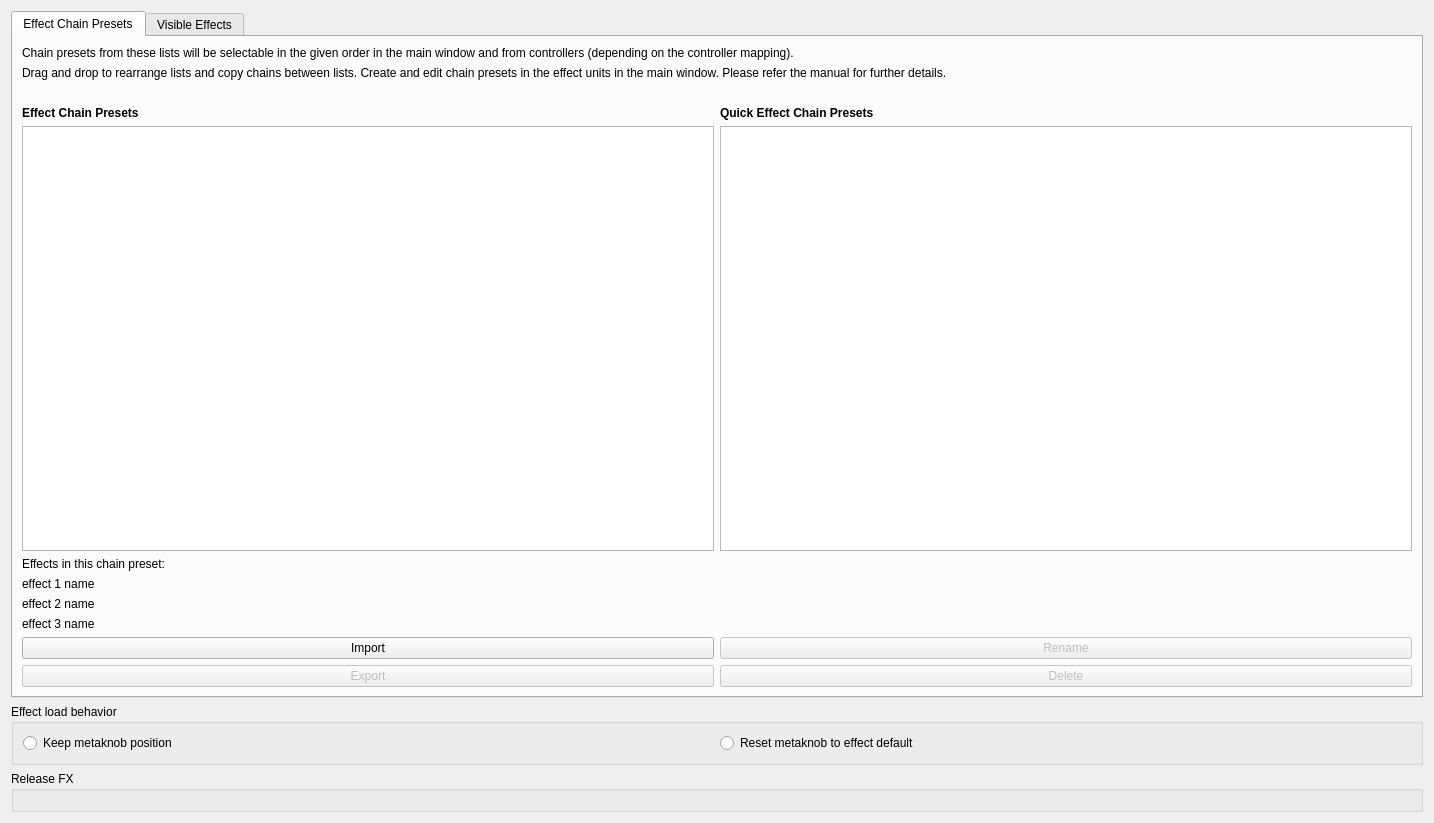
<?xml version="1.0" encoding="UTF-8"?>
<ui version="4.0">
 <class>DlgPrefEffectsDlg</class>
 <widget class="QWidget" name="DlgPrefEffectsDlg">
  <property name="geometry">
   <rect>
    <x>0</x>
    <y>0</y>
    <width>1434</width>
    <height>823</height>
   </rect>
  </property>
  <property name="sizePolicy">
   <sizepolicy hsizetype="Ignored" vsizetype="Preferred">
    <horstretch>0</horstretch>
    <verstretch>0</verstretch>
   </sizepolicy>
  </property>
  <property name="windowTitle">
   <string>Effects Preferences</string>
  </property>
  <layout class="QVBoxLayout" name="verticalLayout">
   <item>
    <widget class="QTabWidget" name="effectsTabs">
     <property name="sizePolicy">
      <sizepolicy hsizetype="Ignored" vsizetype="MinimumExpanding">
       <horstretch>0</horstretch>
       <verstretch>0</verstretch>
      </sizepolicy>
     </property>
     <property name="currentIndex">
      <number>0</number>
     </property>

     <widget class="QWidget" name="chainPresetsTab">
      <property name="sizePolicy">
       <sizepolicy hsizetype="Ignored" vsizetype="Preferred">
        <horstretch>0</horstretch>
        <verstretch>0</verstretch>
       </sizepolicy>
      </property>
      <attribute name="title">
       <string>Effect Chain Presets</string>
      </attribute>
      <layout class="QGridLayout" name="chainPresetGridLayout">
       <item row="1" column="0" colspan="2">
        <widget class="QLabel" name="chainPresetsTabHeader">
         <property name="sizePolicy">
          <sizepolicy hsizetype="Preferred" vsizetype="Minimum">
           <horstretch>0</horstretch>
           <verstretch>0</verstretch>
          </sizepolicy>
         </property>
         <property name="text">
          <string>Drag and drop to rearrange lists and copy chains between lists. Create and edit chain presets in the effect units in the main window. Please refer the manual for further details.</string>
         </property>
         <property name="wordWrap">
          <bool>true</bool>
         </property>
        </widget>
       </item>
       <item row="0" column="0" colspan="2">
        <widget class="QLabel" name="presetListControllerLabel">
         <property name="text">
          <string>Chain presets from these lists will be selectable in the given order in the main window and from controllers (depending on the controller mapping).</string>
         </property>
         <property name="wordWrap">
          <bool>true</bool>
         </property>
        </widget>
       </item>
       <item row="7" column="0">
        <widget class="QLabel" name="label">
         <property name="text">
          <string/>
         </property>
        </widget>
       </item>
       <item row="8" column="0">
        <widget class="QLabel" name="chainPresetsLabel">
         <property name="sizePolicy">
          <sizepolicy hsizetype="Preferred" vsizetype="Minimum">
           <horstretch>0</horstretch>
           <verstretch>0</verstretch>
          </sizepolicy>
         </property>
         <property name="font">
          <font>
           <weight>75</weight>
           <bold>true</bold>
          </font>
         </property>
         <property name="text">
          <string>Effect Chain Presets</string>
         </property>
         <property name="topMargin" stdset="0">
          <number>6</number>
         </property>
        </widget>
       </item>
       <item row="9" column="1">
        <widget class="QListView" name="quickEffectListView">
         <property name="sizePolicy">
          <sizepolicy hsizetype="Expanding" vsizetype="Expanding">
           <horstretch>0</horstretch>
           <verstretch>0</verstretch>
          </sizepolicy>
         </property>
        </widget>
       </item>
       <item row="10" column="0" colspan="2">
        <layout class="QVBoxLayout" name="chainDetailsVBoxLayout">
         <item>
          <widget class="QLabel" name="effectsInChainHeader">
           <property name="text">
            <string>Effects in this chain preset:</string>
           </property>
          </widget>
         </item>
         <item>
          <widget class="QLabel" name="effect1Name">
           <property name="text">
            <string>effect 1 name</string>
           </property>
          </widget>
         </item>
         <item>
          <widget class="QLabel" name="effect2Name">
           <property name="text">
            <string>effect 2 name</string>
           </property>
          </widget>
         </item>
         <item>
          <widget class="QLabel" name="effect3Name">
           <property name="text">
            <string>effect 3 name</string>
           </property>
          </widget>
         </item>
         <item>
          <layout class="QHBoxLayout" name="chainButtonsTopRow">
           <item>
            <widget class="QPushButton" name="chainPresetImportButton">
             <property name="text">
              <string>Import</string>
             </property>
             <attribute name="buttonGroup">
              <string notr="true">buttonGroupPresetActions</string>
             </attribute>
            </widget>
           </item>
           <item>
            <widget class="QPushButton" name="chainPresetRenameButton">
             <property name="enabled">
              <bool>false</bool>
             </property>
             <property name="text">
              <string>Rename</string>
             </property>
             <attribute name="buttonGroup">
              <string notr="true">buttonGroupPresetActions</string>
             </attribute>
            </widget>
           </item>
          </layout>
         </item>
         <item>
          <layout class="QHBoxLayout" name="chainButtonsBottomRow">
           <item>
            <widget class="QPushButton" name="chainPresetExportButton">
             <property name="enabled">
              <bool>false</bool>
             </property>
             <property name="text">
              <string>Export</string>
             </property>
             <attribute name="buttonGroup">
              <string notr="true">buttonGroupPresetActions</string>
             </attribute>
            </widget>
           </item>
           <item>
            <widget class="QPushButton" name="chainPresetDeleteButton">
             <property name="enabled">
              <bool>false</bool>
             </property>
             <property name="text">
              <string>Delete</string>
             </property>
             <attribute name="buttonGroup">
              <string notr="true">buttonGroupPresetActions</string>
             </attribute>
            </widget>
           </item>
          </layout>
         </item>
        </layout>
       </item>
       <item row="8" column="1">
        <widget class="QLabel" name="quickEffectChainPresetsLabel">
         <property name="sizePolicy">
          <sizepolicy hsizetype="Preferred" vsizetype="Minimum">
           <horstretch>0</horstretch>
           <verstretch>0</verstretch>
          </sizepolicy>
         </property>
         <property name="font">
          <font>
           <weight>75</weight>
           <bold>true</bold>
          </font>
         </property>
         <property name="text">
          <string>Quick Effect Chain Presets</string>
         </property>
         <property name="topMargin" stdset="0">
          <number>6</number>
         </property>
        </widget>
       </item>
       <item row="9" column="0">
        <widget class="QListView" name="chainListView">
         <property name="sizePolicy">
          <sizepolicy hsizetype="Expanding" vsizetype="Expanding">
           <horstretch>0</horstretch>
           <verstretch>0</verstretch>
          </sizepolicy>
         </property>
        </widget>
       </item>
      </layout>
     </widget>

     <widget class="QWidget" name="visibleEffectsTab">
      <property name="sizePolicy">
       <sizepolicy hsizetype="Ignored" vsizetype="Preferred">
        <horstretch>0</horstretch>
        <verstretch>0</verstretch>
       </sizepolicy>
      </property>
      <attribute name="title">
       <string>Visible Effects</string>
      </attribute>
      <layout class="QHBoxLayout" name="horizontalLayout">
       <item>
        <layout class="QGridLayout" name="effectsTablesGridLayout">
         <item row="0" column="0" colspan="3">
          <widget class="QLabel" name="effectsTablesHeaderLabel">
           <property name="text">
            <string>Drag and drop to rearrange lists and show or hide effects.</string>
           </property>
          </widget>
         </item>
         <item row="1" column="0">
          <widget class="QLabel" name="visibleEffectsTableLabel">
           <property name="font">
            <font>
             <weight>75</weight>
             <bold>true</bold>
            </font>
           </property>
           <property name="text">
            <string>Visible Effects</string>
           </property>
           <property name="topMargin" stdset="0">
            <number>6</number>
           </property>
          </widget>
         </item>
         <item row="1" column="2">
          <widget class="QLabel" name="hiddenEffectsTableLabel">
           <property name="font">
            <font>
             <weight>75</weight>
             <bold>true</bold>
            </font>
           </property>
           <property name="text">
            <string>Hidden Effects</string>
           </property>
           <property name="topMargin" stdset="0">
            <number>6</number>
           </property>
          </widget>
         </item>

         <item row="2" column="0">
          <widget class="QTableView" name="visibleEffectsTableView"/>
         </item>

         <item row="2" column="1">
          <layout class="QVBoxLayout" name="moveButtonslayout">
           <item>
            <spacer name="hideShowVSpacerTop">
             <property name="orientation">
              <enum>Qt::Vertical</enum>
             </property>
             <property name="sizePolicy">
              <sizepolicy hsizetype="Fixed" vsizetype="Preferred">
               <horstretch>0</horstretch>
               <verstretch>0</verstretch>
              </sizepolicy>
             </property>
             <property name="fixedSize">
              <size>
               <width>20</width>
               <height>60</height>
              </size>
             </property>
            </spacer>
           </item>

           <item>
            <widget class="QPushButton" name="hideButton">
             <property name="text">
              <string>❯</string>
             </property>
             <property name="sizePolicy">
              <sizepolicy hsizetype="Fixed" vsizetype="Preferred">
               <horstretch>0</horstretch>
               <verstretch>0</verstretch>
              </sizepolicy>
             </property>
             <property name="fixedSize">
              <size>
               <width>20</width>
               <height>40</height>
              </size>
             </property>
            </widget>
           </item>

           <item>
            <widget class="QPushButton" name="unhideButton">
             <property name="text">
              <string>❮</string>
             </property>
             <property name="sizePolicy">
              <sizepolicy hsizetype="Fixed" vsizetype="Preferred">
               <horstretch>0</horstretch>
               <verstretch>0</verstretch>
              </sizepolicy>
             </property>
             <property name="fixedSize">
              <size>
               <width>20</width>
               <height>40</height>
              </size>
             </property>
            </widget>
           </item>

           <item>
            <spacer name="hideShowVSpacerBottom">
             <property name="orientation">
              <enum>Qt::Vertical</enum>
             </property>
             <property name="sizeHint" stdset="0">
              <size>
               <width>20</width>
               <height>40</height>
              </size>
             </property>
            </spacer>
           </item>

          </layout>
         </item>

         <item row="2" column="2">
          <widget class="QTableView" name="hiddenEffectsTableView"/>
         </item>

         <item row="3" column="0" colspan="3">
          <widget class="QGroupBox" name="groupBox">
           <property name="sizePolicy">
            <sizepolicy hsizetype="Minimum" vsizetype="Minimum">
             <horstretch>0</horstretch>
             <verstretch>0</verstretch>
            </sizepolicy>
           </property>
           <property name="title">
            <string>Effect Info</string>
           </property>
           <layout class="QGridLayout" name="gridLayout">
            <item row="0" column="0">
             <widget class="QLabel" name="effectNameLabel">
              <property name="sizePolicy">
               <sizepolicy hsizetype="Minimum" vsizetype="Preferred">
                <horstretch>0</horstretch>
                <verstretch>0</verstretch>
               </sizepolicy>
              </property>
              <property name="text">
               <string>Name:</string>
              </property>
              <property name="alignment">
               <set>Qt::AlignRight|Qt::AlignTop|Qt::AlignTrailing</set>
              </property>
             </widget>
            </item>
            <item row="0" column="1">
             <widget class="QLabel" name="effectName">
              <property name="sizePolicy">
               <sizepolicy hsizetype="MinimumExpanding" vsizetype="Preferred">
                <horstretch>0</horstretch>
                <verstretch>0</verstretch>
               </sizepolicy>
              </property>
              <property name="text">
               <string notr="true">(effect name)</string>
              </property>
              <property name="wordWrap">
               <bool>true</bool>
              </property>
             </widget>
            </item>
            <item row="1" column="0">
             <widget class="QLabel" name="effectVersionLabel">
              <property name="sizePolicy">
               <sizepolicy hsizetype="Minimum" vsizetype="Preferred">
                <horstretch>0</horstretch>
                <verstretch>0</verstretch>
               </sizepolicy>
              </property>
              <property name="text">
               <string>Version:</string>
              </property>
              <property name="alignment">
               <set>Qt::AlignRight|Qt::AlignTop|Qt::AlignTrailing</set>
              </property>
             </widget>
            </item>
            <item row="1" column="1">
             <widget class="QLabel" name="effectVersion">
              <property name="sizePolicy">
               <sizepolicy hsizetype="MinimumExpanding" vsizetype="Preferred">
                <horstretch>0</horstretch>
                <verstretch>0</verstretch>
               </sizepolicy>
              </property>
              <property name="text">
               <string notr="true">(effect version)</string>
              </property>
              <property name="wordWrap">
               <bool>true</bool>
              </property>
             </widget>
            </item>
            <item row="2" column="0">
             <widget class="QLabel" name="effectTypeLabel">
              <property name="sizePolicy">
               <sizepolicy hsizetype="Minimum" vsizetype="Preferred">
                <horstretch>0</horstretch>
                <verstretch>0</verstretch>
               </sizepolicy>
              </property>
              <property name="text">
               <string>Type:</string>
              </property>
              <property name="alignment">
               <set>Qt::AlignRight|Qt::AlignTop|Qt::AlignTrailing</set>
              </property>
             </widget>
            </item>
            <item row="2" column="1">
             <widget class="QLabel" name="effectType">
              <property name="sizePolicy">
               <sizepolicy hsizetype="MinimumExpanding" vsizetype="Preferred">
                <horstretch>0</horstretch>
                <verstretch>0</verstretch>
               </sizepolicy>
              </property>
              <property name="text">
               <string notr="true">(effect type)</string>
              </property>
              <property name="wordWrap">
               <bool>true</bool>
              </property>
             </widget>
            </item>
            <item row="3" column="0">
             <widget class="QLabel" name="effectAuthorLabel">
              <property name="sizePolicy">
               <sizepolicy hsizetype="Minimum" vsizetype="Preferred">
                <horstretch>0</horstretch>
                <verstretch>0</verstretch>
               </sizepolicy>
              </property>
              <property name="text">
               <string>Author:</string>
              </property>
              <property name="alignment">
               <set>Qt::AlignRight|Qt::AlignTop|Qt::AlignTrailing</set>
              </property>
             </widget>
            </item>
            <item row="3" column="1">
             <widget class="QLabel" name="effectAuthor">
              <property name="sizePolicy">
               <sizepolicy hsizetype="MinimumExpanding" vsizetype="Preferred">
                <horstretch>0</horstretch>
                <verstretch>0</verstretch>
               </sizepolicy>
              </property>
              <property name="text">
               <string notr="true">(effect author)</string>
              </property>
              <property name="wordWrap">
               <bool>true</bool>
              </property>
             </widget>
            </item>
            <item row="4" column="0">
             <widget class="QLabel" name="effectDescriptionLabel">
              <property name="sizePolicy">
               <sizepolicy hsizetype="Minimum" vsizetype="Preferred">
                <horstretch>0</horstretch>
                <verstretch>0</verstretch>
               </sizepolicy>
              </property>
              <property name="text">
               <string>Description:</string>
              </property>
              <property name="alignment">
               <set>Qt::AlignRight|Qt::AlignTop|Qt::AlignTrailing</set>
              </property>
             </widget>
            </item>
            <item row="4" column="1">
             <widget class="QLabel" name="effectDescription">
              <property name="sizePolicy">
               <sizepolicy hsizetype="MinimumExpanding" vsizetype="Preferred">
                <horstretch>0</horstretch>
                <verstretch>0</verstretch>
               </sizepolicy>
              </property>
              <property name="text">
               <string notr="true">(effect description)</string>
              </property>
              <property name="wordWrap">
               <bool>true</bool>
              </property>
             </widget>
            </item>
           </layout>
          </widget>
         </item>
        </layout>
       </item>
      </layout>
     </widget>
    </widget>
   </item>

   <item>
    <widget class="QGroupBox" name="groupMetaKnobOption">
     <property name="title">
      <string>Effect load behavior</string>
     </property>
     <layout class="QHBoxLayout" name="horizontalLayoutMetaKnob">
      <item>
       <widget class="QRadioButton" name="radioButtonKeepMetaknobPosition">
        <property name="text">
         <string>Keep metaknob position</string>
        </property>
        <attribute name="buttonGroup">
         <string notr="true">buttonGroupMetaKnob</string>
        </attribute>
       </widget>
      </item>
      <item>
       <widget class="QRadioButton" name="radioButtonMetaknobLoadDefault">
        <property name="text">
         <string>Reset metaknob to effect default</string>
        </property>
        <attribute name="buttonGroup">
         <string notr="true">buttonGroupMetaKnob</string>
        </attribute>
       </widget>
      </item>
     </layout>
    </widget>
   </item>

   <item>
    <widget class="QGroupBox" name="groupReleaseFx">
     <property name="title">
      <string>Release FX</string>
     </property>
     <layout class="QVBoxLayout" name="verticalLayoutReleaseFx"/>
    </widget>
   </item>

  </layout>
 </widget>
 <tabstops>
  <tabstop>chainListView</tabstop>
  <tabstop>quickEffectListView</tabstop>
  <tabstop>visibleEffectsTableView</tabstop>
  <tabstop>hiddenEffectsTableView</tabstop>
  <tabstop>hideButton</tabstop>
  <tabstop>unhideButton</tabstop>
  <tabstop>chainPresetImportButton</tabstop>
  <tabstop>chainPresetExportButton</tabstop>
  <tabstop>chainPresetRenameButton</tabstop>
  <tabstop>chainPresetDeleteButton</tabstop>
  <tabstop>radioButtonKeepMetaknobPosition</tabstop>
  <tabstop>radioButtonMetaknobLoadDefault</tabstop>
 </tabstops>
 <resources/>
 <buttongroups>
  <buttongroup name="buttonGroupMetaKnob"/>
  <buttongroup name="buttonGroupPresetActions"/>
 </buttongroups>
 <connections/>
</ui>
